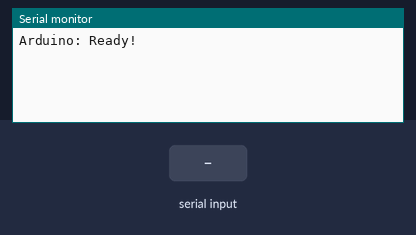
Recording of a sketch running on a simulated Arduino Uno, built with avr-gcc and run on an emulated ATmega328P. On the bench: the last lines printed to the serial monitor. Inputs (shaded band) come from the test bench.

Above: at 1.2 s.
1.3 s: "Ping" received over Serial
At 3.5 s:
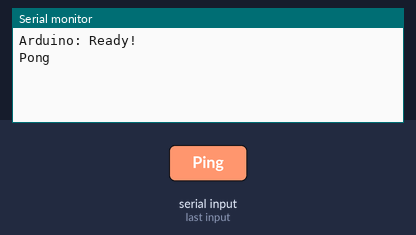
3.8 s: "bla" received over Serial
At 5.6 s:
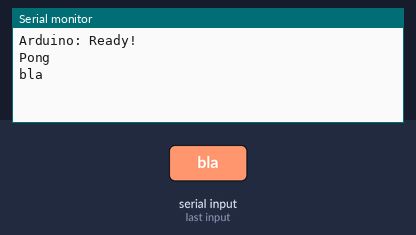
6.3 s: "Hello" received over Serial
At 8.8 s:
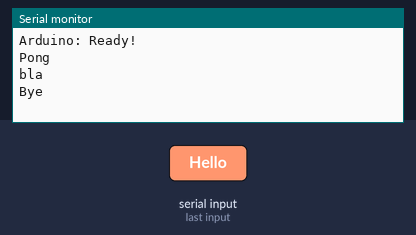

The sketch:

RecieveSentArduinoPython.ino
```cpp
String incomingMessage;

void sendMessage(String pMessage){
  Serial.println(pMessage);
}

void recieveMessage(){
  if (Serial.available() > 0){
    incomingMessage = Serial.readString(); //reads the serial
    incomingMessage.trim();    //trims invisible Chars

    if (incomingMessage == "Ping") sendMessage("Pong");
    else if (incomingMessage == "bla") sendMessage("bla");
    else if (incomingMessage == "Hello") sendMessage("Bye");
  }
}
void setup() {
  Serial.begin(9600); //make sure this is the same as the baud rate in Python script.
  sendMessage("Arduino: Ready!");
}

void loop() {
  recieveMessage();
}
```

Measured:
- after the input at 1.3 s, the serial monitor: prints a new line after 1.0 s (image 1)
- after the input at 3.8 s, the serial monitor: prints a new line after 1.0 s (image 2)
- after the input at 6.3 s, the serial monitor: prints a new line after 1.0 s (image 3)
